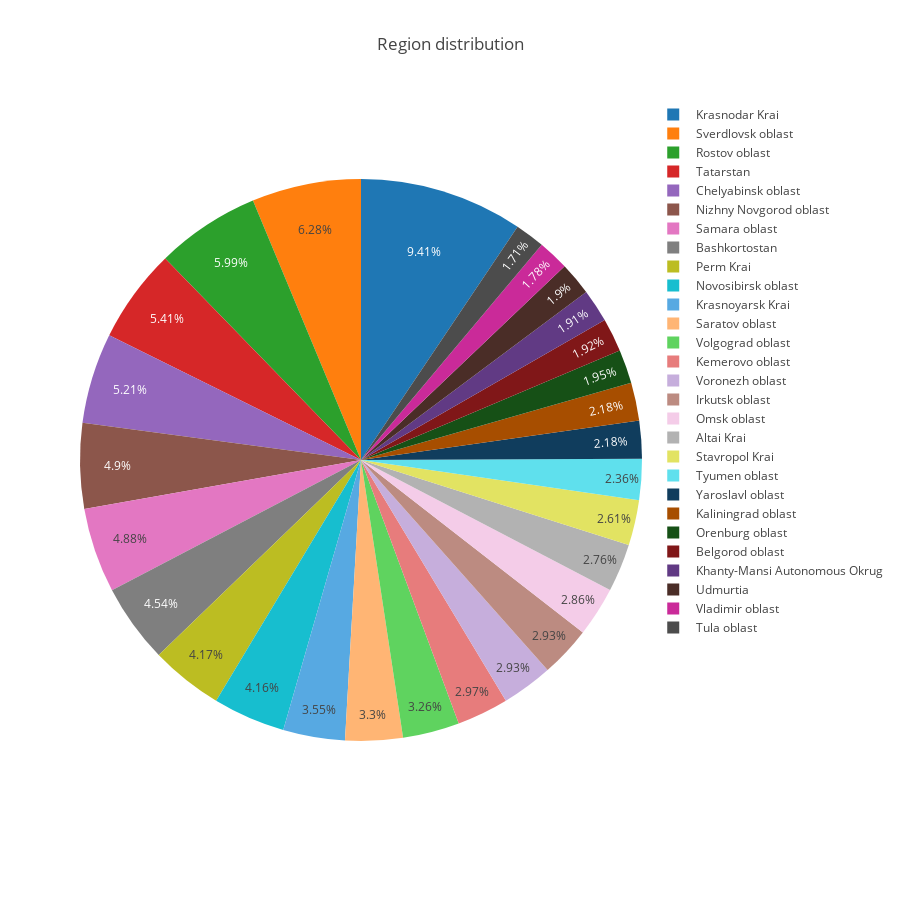

Notebook source saved alongside this figure:
### Code cell
temp_series = train_df['region_en'].value_counts()
labels = (np.array(temp_series.index))
sizes = (np.array((temp_series / temp_series.sum())*100))

trace = go.Pie(labels=labels, values=sizes)
layout = go.Layout(
    title='Region distribution',
    width=900,
    height=900,
)
data = [trace]
fig = go.Figure(data=data, layout=layout)
py.iplot(fig, filename="region")

### Figure 1 — Plotly figure (JSON) as saved in the notebook; plotly's stock layout.template omitted (floating-point values rounded to 4 significant figures)
{"data": [{"type": "pie", "labels": [" Krasnodar Krai", " Sverdlovsk oblast", " Rostov oblast", " Tatarstan", " Chelyabinsk oblast", " Nizhny Novgorod oblast", " Samara oblast", " Bashkortostan", " Perm Krai", " Novosibirsk oblast", " Krasnoyarsk Krai", " Saratov oblast", " Volgograd oblast", " Kemerovo oblast", " Voronezh oblast", " Irkutsk oblast", " Omsk oblast", " Altai Krai", " Stavropol Krai", " Tyumen oblast", " Yaroslavl oblast", " Kaliningrad oblast", " Orenburg oblast", " Belgorod oblast", " Khanty-Mansi Autonomous Okrug", " Udmurtia", " Vladimir oblast", " Tula oblast"], "values": [9.406, 6.284, 5.986, 5.407, 5.211, 4.898, 4.883, 4.542, 4.171, 4.156, 3.555, 3.302, 3.259, 2.969, 2.934, 2.929, 2.856, 2.762, 2.607, 2.355, 2.183, 2.179, 1.949, 1.92, 1.91, 1.898, 1.779, 1.712]}], "layout": {"title": "Region distribution", "width": 900, "height": 900}}
